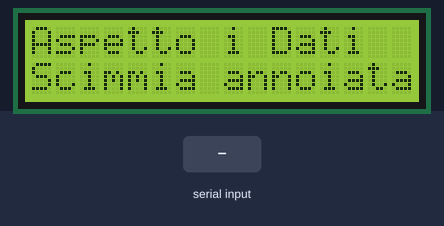
Recording of a sketch running on a simulated Arduino Uno, built with avr-gcc and run on an emulated ATmega328P. Parts: 16×2 character LCD. Inputs (shaded band) come from the test bench. Random numbers use the default seed unless the sketch sets one.

Above: at 1.2 s.
1.3 s: "90,45\n" received over Serial
At 3.5 s:
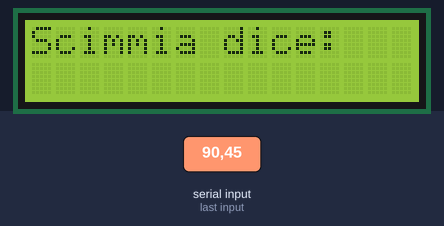
At 4.0 s:
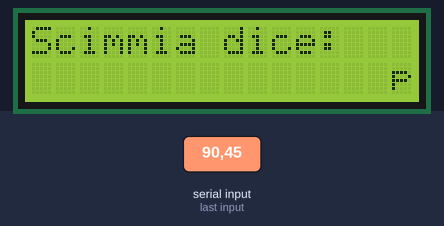
Timing chart, 0 to 5.5 s (numbered marks = the images above; inputs shaded):
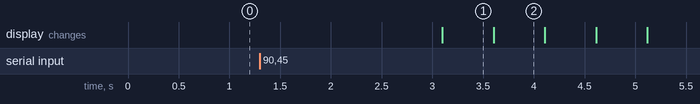

Measured:
- after the input at 1.3 s, the display: changes after 1.8 s (image 1)
- what the display in image 1 shows lasts 0.5 s, from 3.1 s to 3.6 s

The sketch:

LCD.ino
```cpp
#include <LiquidCrystal.h>
#include <Entropy.h>

LiquidCrystal lcd(12,11,5,4,3,2);
byte numeroCar=0;
char monkeyString[256]="";  //inizzializo la stringa casuale a 255 come valore massimo

int stringStart, stringEnd = 0;
int scrollCursor = 16;


void setup() {
Serial.begin(115200);
Entropy.initialize();
lcd.begin(16,2);
}

void createRandomString()
{
  monkeyString[numeroCar]='\0';

  for(int i=0;i<numeroCar;i++)
  {
    byte randomValue;
    do
    {
      randomSeed(Entropy.random()); // Viene scelto il nuovo seed di random
      randomValue = random(33, 127);
    }while(randomValue==92 || randomValue==39 || randomValue==34);
    char letter = randomValue ;
    monkeyString[i]=letter; // Salvo la lettera nella stringa
  }

}


void loop()
{
  stringEnd = 0;
  stringStart = 0;
  scrollCursor = 16;

  lcd.setCursor(0,0);
  lcd.print("Aspetto i Dati"); // Stampo nell'LCD due stringhe per indicare l'attesa dei dati
  lcd.setCursor(0,1);
  lcd.print("Scimmia annoiata...");
  delay(1000);
  if(Serial.available())
  {// Ricevo un segnale dalla porta seriale


    numeroCar=Serial.parseInt(); // Leggo il numero di caratteri dalla seriale

    lcd.clear();
    lcd.setCursor(0,0);
    if(numeroCar!=0){lcd.print("Scimmia scrive..");}
    createRandomString(); // Richiamo il metodo per scrivere una nuova stringa scimmia
    if(numeroCar>16)
    {
      for(int i=0;i<numeroCar;i--)
      {// Ciclo di stampa e scorrimento della stringa creata

        lcd.clear();
        lcd.setCursor(0,0);
        lcd.print("Scimmia dice:"); // Stringa della prima riga
        lcd.setCursor(scrollCursor,1); // cambio il cursore LCD al valore a cui scrivere il prossimo carattere


        for(int f=stringStart;f<=stringEnd;f++)
        {// stampo tutti i caratteri a partire dall'attuale inizio stringa

          lcd.print(monkeyString[f]);
          if(f==numeroCar)
          {// Nel momento in cui abbiamo stampato tutti i caratteri della stringa, imposto stringEnd a un numero impossibile da raggiungere normalmente
            delay(2000);
            stringEnd=257;
            break;
          }
        }
        if(stringEnd==257)
        {// Se abbiamo terminato la stampa dell'intera stringa, esce dal ciclo.
          delay(1000);
          break;
        }

        delay(500);

        if(scrollCursor > 0)
        {
          scrollCursor--; // continuo a Spostare il cursore da 16 fino a 0 (stringStart comincia ad aumentare dopo questo passaggio)
          stringEnd++;
        }
        else
        { // aumento le variabili di controllo stampa della stringa
          stringStart++;
          stringEnd++;
        }
      }
    }
    else
    {
      lcd.clear();
      lcd.setCursor(0,0);
      lcd.print("Scimmia dice:");
      lcd.setCursor(0,1);
      lcd.print(monkeyString);
      delay(3000);
    }

    if(numeroCar!=0)
    {
      Serial.println(monkeyString); // Invio alla seriale la stringa creata
    }

  }

  delay(1000);
}
```
